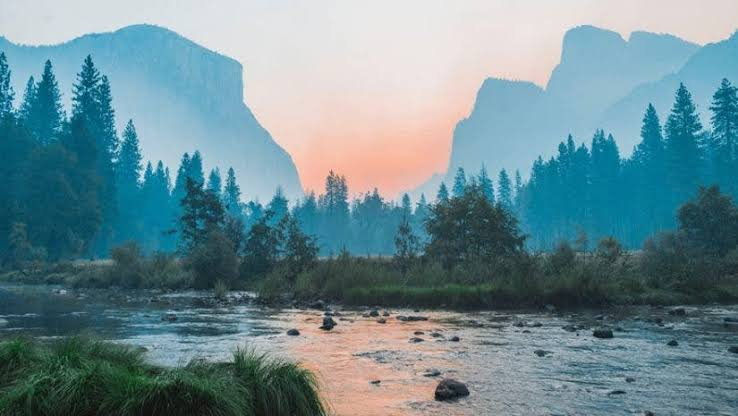
#> input picture Lab1/images.jpg, 738 x 416 px
$ jupyter execute Lab1.ipynb   (shell and % lines are left out)
#> lines starting #> are read from the running program, lines starting #| are printed output that depends on the picture
[cell 1]
#1. Cài đặt các thư viện OpenCV và Pillow

[cell 2]
from pathlib import Path

OUTPUT_DIR = Path("outputs")
OUTPUT_DIR.mkdir(exist_ok=True)

[cell 3]
#2. Đọc và hiển thị ảnh
from PIL import Image, ImageDraw, ImageFont
img = Image.open('images.jpg')
#> img is the input picture: PIL image 738x416 RGB; mean R, G, B 108.2, 139, 146.8

[cell 4]
#3. Chuyển đổi không gian màu
img = Image.open('images.jpg')

img_grayscale = img.convert("L")
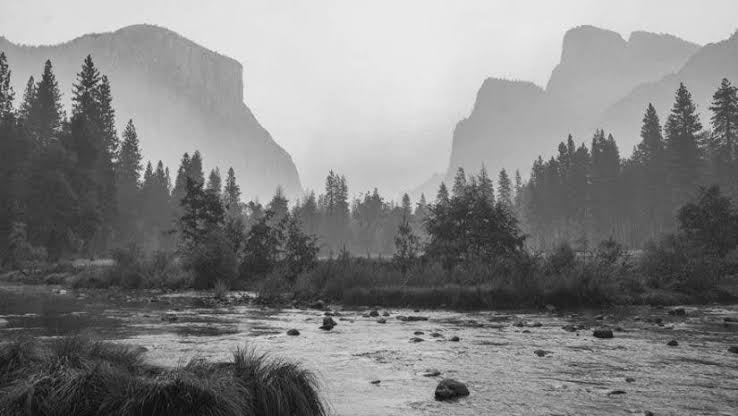
#> img_grayscale: PIL image 738x416 L; min 2, max 239, mean 130.7
img_grayscale.save(OUTPUT_DIR / 'images_graysacled.jpg')

img_HSV = img.convert("HSV")
#> img_HSV: PIL image 738x416 HSV; mean H, S, V 109.2, 96.6, 153.9
h,s,v = img_HSV.split()
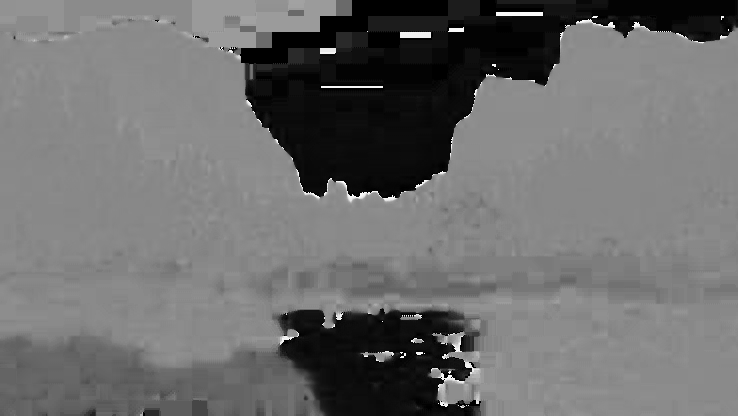
#> h: PIL image 738x416 L; min 0, max 253, mean 109.2
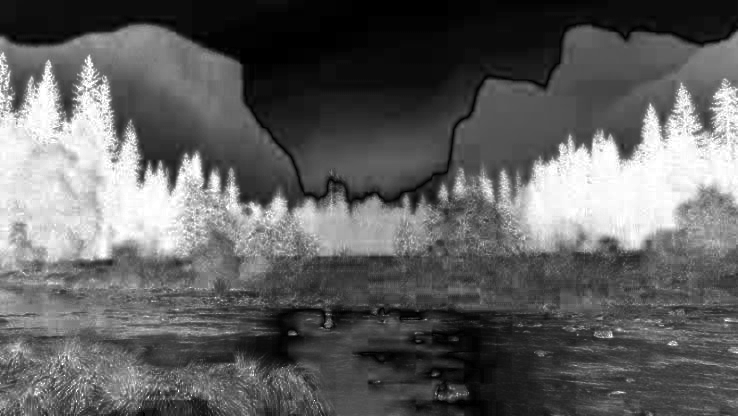
#> s: PIL image 738x416 L; min 0, max 255, mean 96.6
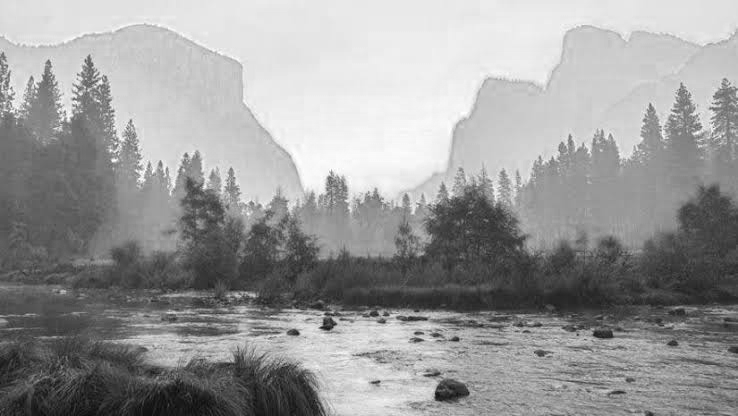
#> v: PIL image 738x416 L; min 4, max 255, mean 153.9
h.save(OUTPUT_DIR/'img_HSV_h.png')
s.save(OUTPUT_DIR/'img_HSV_s.png')
v.save(OUTPUT_DIR/'img_HSV_v.png')

img_LAB = img.convert("LAB")
#> img_LAB: PIL image 738x416 LAB; mean of channels 0, 1, 2 141.1, 190, 170.7
img_LAB.save(OUTPUT_DIR/'images_LAB.tif')

[cell 5]
#4. Cắt xén và thay đổi kích thước
img = Image.open('images.jpg')
width, height = img.size
#> width = 738; height = 416
print(width, height)
#| 738 416
img_sliced = img.crop((60, 100, 600, 300))
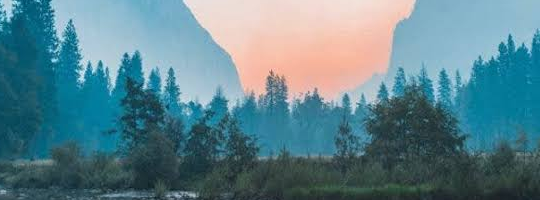
#> img_sliced: PIL image 540x200 RGB; mean R, G, B 91.7, 129.9, 140.5
img_sliced.save(OUTPUT_DIR/'images_sliced.jpg')

img_resized = img.resize((800,600))
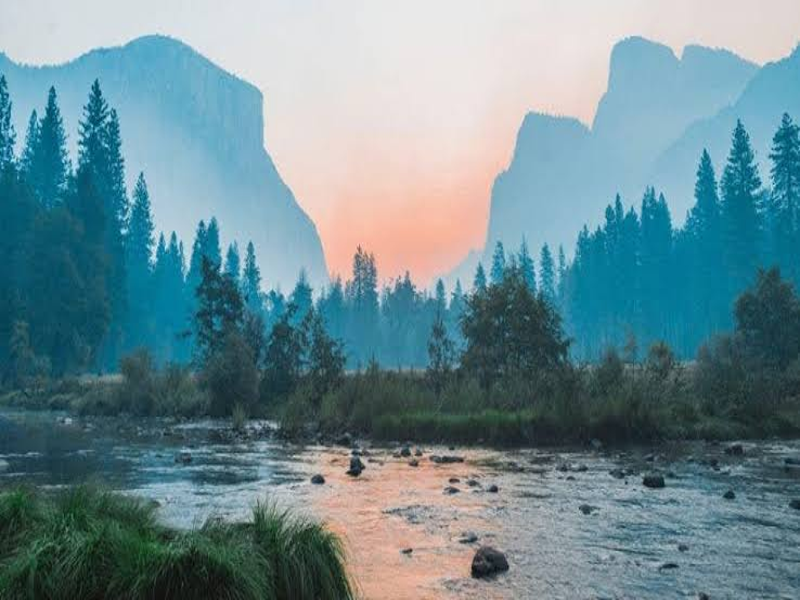
#> img_resized: PIL image 800x600 RGB; mean R, G, B 108.2, 139, 146.8
img_resized.save(OUTPUT_DIR/'images_resized.jpg')

[cell 6]
# 5. Draw basic shapes and add text


from PIL import Image, ImageDraw, ImageFont
from pathlib import Path
# Draw basic shapes
img = Image.open('images.jpg')
img_draw = ImageDraw.Draw(img)

img_draw.circle((100, 200), 50, 'yellow')
img_width, _ = img.size
#> img_width = 738
img_draw.line((0, 200, img_width, 200), 'red')
img_draw.rectangle((200, 150, 250, 250), 'blue')

img.save(OUTPUT_DIR/'img_drawed.jpg')
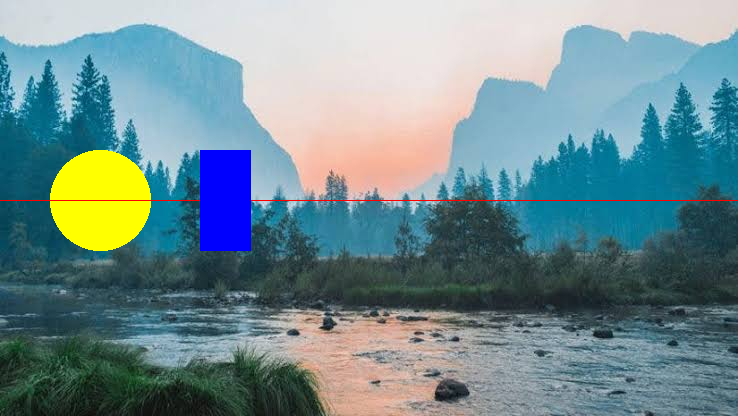
#> saved as img_drawed.jpg: PIL image 738x416 RGB; mean R, G, B 113.5, 140.6, 145.2

# Add text to image
img = Image.open('images.jpg')
img_text = ImageDraw.Draw(img)

font_path = Path('assets/fonts/DejaVuSans.ttf')
if not font_path.exists():
    font_path = Path('Lab1/assets/fonts/DejaVuSans.ttf')

font = ImageFont.truetype(str(font_path), 100)

img_text.text((150, 200), 'Hello World!', fill='red', font=font)
img.save(OUTPUT_DIR/'img_texted.jpg')
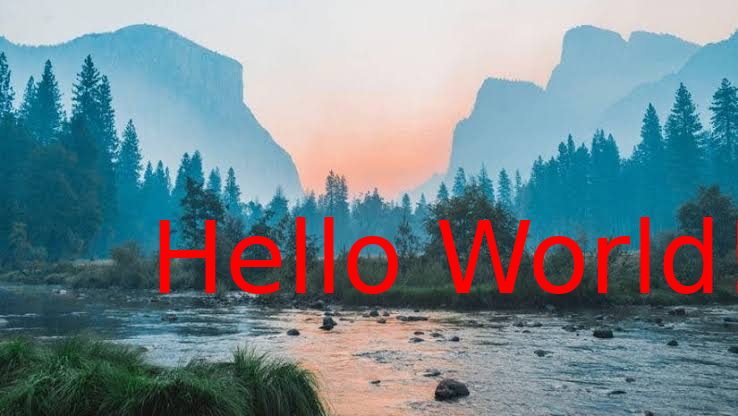
#> saved as img_texted.jpg: PIL image 738x416 RGB; mean R, G, B 116.9, 135.8, 143.3
